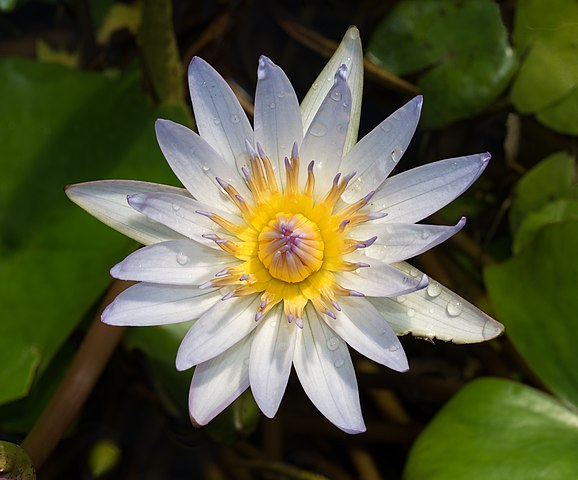
#> input picture exercises/my_solutions/ex1_6/flower.jpg, 578 x 480 px, found by its file name
$ python ex1_6_7.py
#> lines starting #> are read from the running program, lines starting #| are printed output that depends on the picture; after the words box and inside, x2 and y2 are one past the last pixel; in counts of white or black regions, pixels touching at a corner belong together
import numpy as np
import cv2


image = cv2.imread('exercises/my_solutions/ex1/flower.jpg')
#> image is the input picture: shape (480, 578, 3); mean B, G, R 57.5, 87.7, 85.1

# BGR color space: yellow has low blue, high green/red
lower_bgr = (0, 120, 140)
upper_bgr = (130, 255, 255)
mask_bgr = cv2.inRange(image, lower_bgr, upper_bgr)
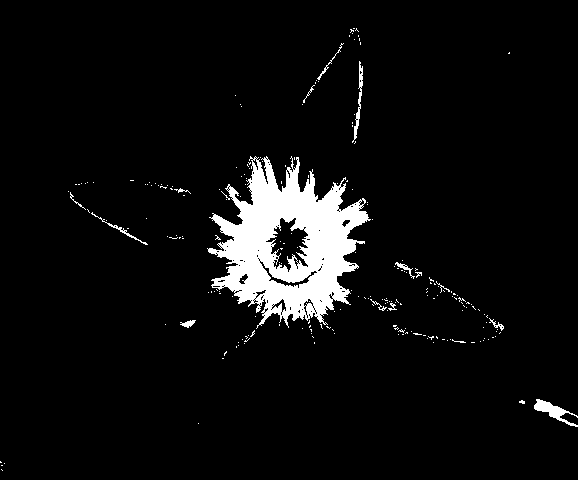
#> mask_bgr: shape (480, 578); 5.7% white; 220 white regions (205 under 20 px), largest, box (x1, y1, x2, y2) and area: (207, 156, 371, 329) 14171, (534, 399, 578, 427) 403, (352, 61, 363, 143) 229
cv2.imwrite('exercises/my_solutions/ex1/1_6_7_mask_bgr.png', mask_bgr)

# HSV color space: yellow sits around hue 20-30 (OpenCV's 0-179 scale)
image_hsv = cv2.cvtColor(image, cv2.COLOR_BGR2HSV)
#> image_hsv: shape (480, 578, 3); mean H, S, V 46.9, 149.4, 94.4
lower_hsv = (5, 50, 140)
upper_hsv = (35, 255, 255)
mask_hsv = cv2.inRange(image_hsv, lower_hsv, upper_hsv)
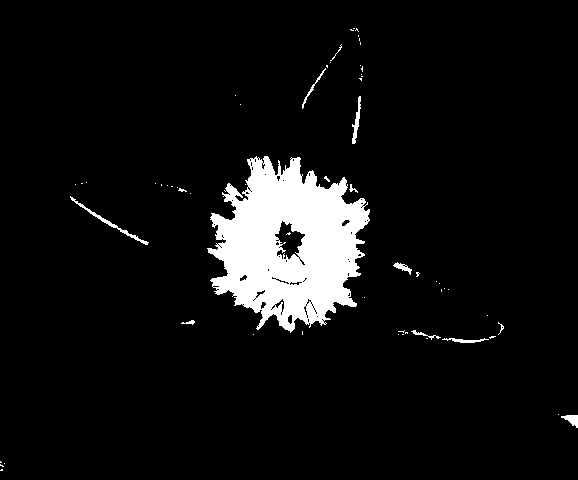
#> mask_hsv: shape (480, 578); 6.8% white; 61 white regions (49 under 20 px), largest, box (x1, y1, x2, y2) and area: (207, 156, 370, 333) 17726, (70, 196, 149, 245) 269, (352, 96, 361, 144) 171
cv2.imwrite('exercises/my_solutions/ex1/1_6_7_mask_hsv.png', mask_hsv)

# LAB color space: yellow has a high b channel (yellow-blue axis)
image_lab = cv2.cvtColor(image, cv2.COLOR_BGR2LAB)
#> image_lab: shape (480, 578, 3); mean of channels 0, 1, 2 89.3, 122.6, 143.5
lower_lab = (100, 100, 140)
upper_lab = (255, 160, 255)
mask_lab = cv2.inRange(image_lab, lower_lab, upper_lab)
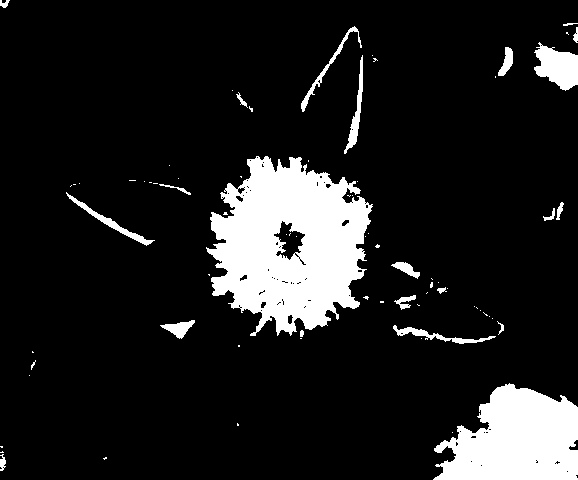
#> mask_lab: shape (480, 578); 12.4% white; 75 white regions (53 under 20 px), largest, box (x1, y1, x2, y2) and area: (206, 156, 373, 336) 19491, (433, 383, 578, 480) 10008, (534, 42, 578, 91) 1368
cv2.imwrite('exercises/my_solutions/ex1/1_6_7_mask_lab.png', mask_lab)
